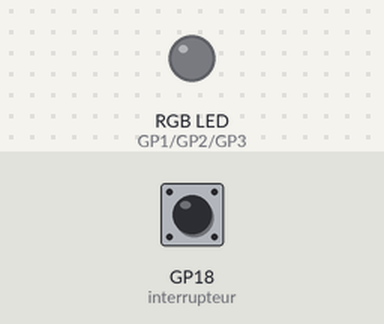
A program run on a simulated Raspberry Pi Pico running MicroPython. Parts: an RGB LED mixed from three pins (HIGH = lit). Inputs (shaded band) come from the test bench; at power-on: GP18 (interrupteur) HIGH.

Above: at 1.2 s.
1.3 s: GP18 (interrupteur) pulled LOW for 0.15 s
At 2.5 s:
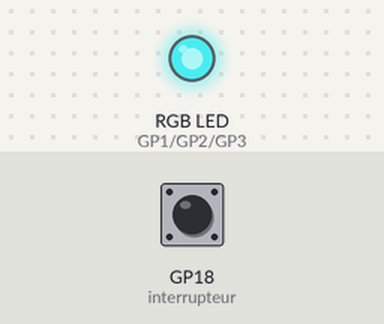
2.9 s: GP18 (interrupteur) pulled LOW for 1 s
At 3.7 s:
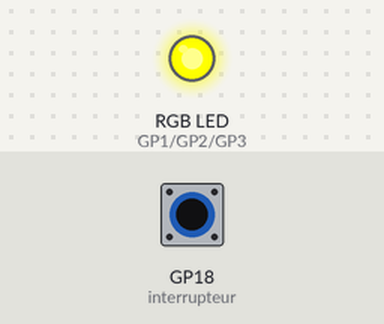
5.4 s: GP18 (interrupteur) pulled LOW for 0.15 s
At 6.8 s:
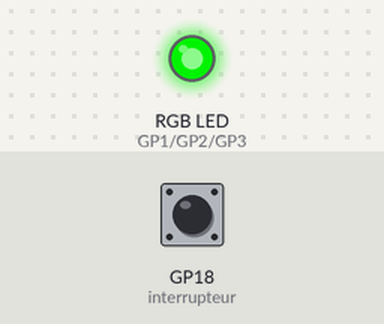
Timing chart, 0 to 8.4 s (numbered marks = the images above; inputs shaded):
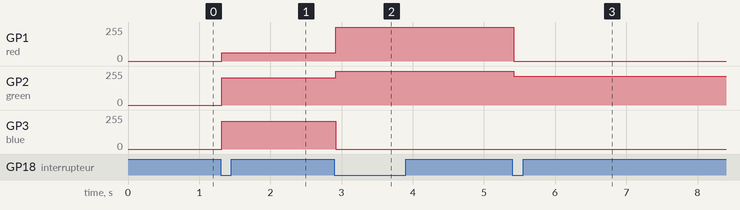

The program:

mood_lamp.py
```python
from picozero import RGBLED, Switch
from time import sleep

rgb = RGBLED(red=1, green=2, blue=3) # Numeros des broches
interrupteur = Switch(18)

option = 0

def calme():
    rgb.color = (255, 255, 0) # Jaune

def concentre():
    rgb.color = (0, 215, 0) # Orange

def energique():
    rgb.color = (63, 204, 208) # Vert

def choix():
    global option
    if option == 0:
        energique()
    elif option == 1:
        calme()
    elif option == 2:
        concentre()
    elif option == 3:
        rgb.off()

    if option == 3:
        option = 0
    else:
        option = option + 1


interrupteur.when_closed = choix
```

Measured:
- after the input at 1.3 s, GP1 (red): 0/255 → 63/255 at once; GP2 (green): 0/255 → 204/255 at once; GP3 (blue): 0/255 → 208/255 at once
- after the input at 2.9 s, GP1 (red): 63/255 → 255/255 at once; GP2 (green): 204/255 → 255/255 at once; GP3 (blue): 208/255 → 0/255 at once
- after the input at 5.4 s, GP1 (red): 255/255 → 0/255 at once; GP2 (green): 255/255 → 215/255 at once
